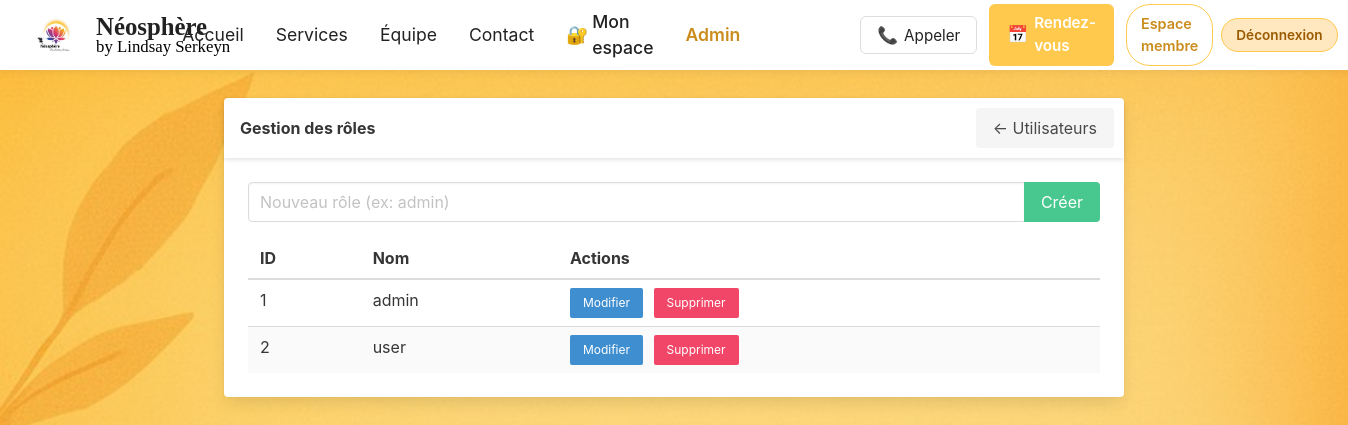
Page /admin/roles.php (signed in) on the committed database.
### tables this page shows
CREATE TABLE `content_blocks` (
  `id` int(10) UNSIGNED NOT NULL,
  `slug` varchar(120) NOT NULL,
  `title` varchar(150) DEFAULT NULL,
  `content` mediumtext DEFAULT NULL,
  `updated_by` bigint(20) UNSIGNED DEFAULT NULL,
  `created_at` timestamp NOT NULL DEFAULT current_timestamp(),
  `updated_at` timestamp NOT NULL DEFAULT current_timestamp() ON UPDATE current_timestamp()
);

CREATE TABLE `roles` (
  `id` smallint(5) UNSIGNED NOT NULL,
  `name` varchar(50) NOT NULL,
  `created_at` timestamp NOT NULL DEFAULT current_timestamp()
);

### inc/content.php (called while the page is built, shortened)
<?php
require_once __DIR__.'/db.php';
if(!function_exists('content_get')){
    function content_get(string $slug, string $fallback=''): string {
        global $pdo; if(!$pdo) return $fallback;
        try {
            $st = $pdo->prepare('SELECT content FROM content_blocks WHERE slug=? LIMIT 1');
            $st->execute([$slug]);
            $row = $st->fetch();
            if($row && $row['content']!==null && $row['content']!=='') return $row['content'];
        } catch(Throwable $e){  }
        return $fallback;
    }
}

### admin/roles.php (the view, shortened to what this page needs)
<?php
require_once __DIR__ . '/inc/db.php';
try {
    $roles = $pdo->query('SELECT * FROM roles ORDER BY id ASC')->fetchAll(PDO::FETCH_ASSOC);
} catch (Exception $e) { $roles = []; $error = 'Erreur lecture roles: ' . $e->getMessage(); }
?>
<!DOCTYPE html>
<html>
<head>
  <link rel="stylesheet" href="https://cdn.jsdelivr.net/npm/bulma@0.9.4/css/bulma.min.css">
</head>
<body>
<?php include_once __DIR__ . '/../menu.php'; ?>
  <div class="container">
    <div class="card" style="max-width:900px;margin:0 auto;">
      <header class="card-header"><p class="card-header-title">Gestion des rôles</p><a class="button is-light" href="users.php" style="margin:10px;">← Utilisateurs</a></header>
      <div class="card-content">
        <form method="post" style="margin-bottom:1rem;">
          <div class="field has-addons">
            <div class="control is-expanded"><input class="input" name="name" placeholder="Nouveau rôle (ex: admin)"></div>
            <div class="control"><button class="button is-success" type="submit">Créer</button></div>
          </div>
        </form>
        <table class="table is-fullwidth is-striped">
          <thead><tr><th>ID</th><th>Nom</th><th>Actions</th></tr></thead>
          <tbody>
            <?php foreach ($roles as $r): ?>
              <tr>
                <td><?php echo htmlspecialchars($r['id']); ?></td>
                <td><?php echo htmlspecialchars($r['name']); ?></td>
                <td>
                  <a class="button is-small is-info" href="?edit=<?php echo urlencode($r['id']); ?>">Modifier</a>
                  <form method="post" style="display:inline-block;margin-left:6px;" onsubmit="return confirm('Supprimer ce rôle ?');">
                    <button class="button is-small is-danger" type="submit">Supprimer</button>
                  </form>
                </td>
              </tr>
            <?php endforeach; ?>
          </tbody>
        </table>
      </div>
    </div>
  </div>
</body>
</html>

### inc/menu.php (shortened to what this page needs)
<?php
require_once __DIR__.'/content.php';
require_once __DIR__.'/db.php';
$currentUser = null;
if (!empty($_SESSION['user_id']) && isset($pdo) && $pdo instanceof PDO) {
	try {
		$stmtU = $pdo->prepare('SELECT id, username, pseudo, email, role_id FROM users WHERE id = ? LIMIT 1');
		$stmtU->execute([$_SESSION['user_id']]);
		$currentUser = $stmtU->fetch();
	} catch (Throwable $e) { }
}
$labelEspace = $currentUser ? 'Mon espace' : 'Espace membre';
$isAdmin = $currentUser && isset($currentUser['role_id']) && (int)$currentUser['role_id'] === 1;
?>
<header style="background:#fff; box-shadow:0 2px 8px #0001; display:flex; align-items:center; justify-content:space-between; padding:0 32px; height:70px; position:sticky; top:0; left:0; right:0; z-index:1000; width:100%; box-sizing:border-box;">
	<a href="#accueil" aria-label="Aller à l'accueil Néosphère" style="display:flex; align-items:center; text-decoration:none; cursor:pointer;">
		<img src="/logo.jpg" alt="Néosphère" style="width:48px; height:48px; object-fit:contain; margin-right:16px; display:block;" loading="lazy">
		<div style="line-height:1.05;">
			<span style="font-size:1.55em; font-weight:600; color:#222; display:block; line-height:1.02; font-family:'Dancing Script', cursive;" data-editable="site_brand_name"><?php echo content_get('site_brand_name','Néosphère'); ?></span>
			<span style="display:block; font-family:'Dancing Script', cursive; font-size:1.05em; margin-top:0; color:#000; line-height:1; white-space:nowrap;" data-editable="header_byline"><?php echo content_get('header_byline','by Lindsay Serkeyn'); ?></span>
		</div>
	</a>
	<nav style="display:flex; gap:32px; font-size:1.1em; align-items:center;">
		<a href="#accueil" style="color:#222; text-decoration:none;" data-editable="nav_home"><?php echo content_get('nav_home','Accueil'); ?></a>
		<a href="#services" style="color:#222; text-decoration:none;" data-editable="nav_services"><?php echo content_get('nav_services','Services'); ?></a>
		<a href="#equipe" style="color:#222; text-decoration:none;" data-editable="nav_team"><?php echo content_get('nav_team','Équipe'); ?></a>
		<a href="#contact" style="color:#222; text-decoration:none;" data-editable="nav_contact"><?php echo content_get('nav_contact','Contact'); ?></a>
		<a href="/membre/espace.php" style="color:#222; text-decoration:none; display:flex; align-items:center; gap:4px; font-weight:500;">
			<span>🔐</span>
			<span><?php echo htmlspecialchars($labelEspace); ?></span>
		</a>
		<?php if($isAdmin): ?>
		<a href="/admin/" style="color:#CB8C1E; text-decoration:none; font-weight:600;">Admin</a>
		<?php endif; ?>
	</nav>
	<div style="display:flex; gap:12px; align-items:center;">
		<button style="background:#fff; color:#222; border:1px solid #ddd; font-size:0.95em; display:flex; align-items:center; gap:6px; cursor:pointer; padding:8px 16px; border-radius:6px;" data-editable="header_call_btn"><span style="font-size:1.1em;">📞</span> <?php echo content_get('header_call_btn','Appeler'); ?></button>
		<a href="/agenda/prendre_rdv.php" style="background:#FFC94D; color:#fff; border:none; font-size:0.95em; display:flex; align-items:center; gap:6px; cursor:pointer; padding:8px 18px; border-radius:6px; font-weight:600; text-decoration:none;" data-editable="header_rdv_btn"><span style="font-size:1.1em;">📅</span> <?php echo content_get('header_rdv_btn','Rendez-vous'); ?></a>
		<?php if($currentUser): ?>
			<div style="display:flex; gap:8px; align-items:center;">
				<a href="/membre/espace.php" style="background:#fff; border:1px solid #FFC94D; color:#CB8C1E; font-size:0.9em; padding:8px 14px; border-radius:24px; text-decoration:none; font-weight:600;">Espace membre</a>
				<form method="post" action="/membre/logout.php" style="margin:0;">
					<button type="submit" style="background:#FFE7BF; border:1px solid #FFC94D; color:#9A5A00; font-size:0.85em; padding:8px 14px; border-radius:24px; cursor:pointer; font-weight:600;">Déconnexion</button>
				</form>
			</div>
		<?php else: ?>
			<a href="/membre/login.php" style="background:#fff; border:1px solid #FFC94D; color:#CB8C1E; font-size:0.9em; padding:8px 14px; border-radius:24px; text-decoration:none; font-weight:600;">Se connecter</a>
		<?php endif; ?>
	</div>
</header>

### admin/roles.php (style rules this page uses)
body { background-image:url('../fond.jpg'); background-size:cover; min-height:100vh; margin:0; }
.container { padding:28px; }

### rows in the picture
content_blocks: content "Néosphère"
content_blocks: content "by Lindsay Serkeyn"
content_blocks: content "Accueil"
content_blocks: content "Services"
content_blocks: content "Équipe"
content_blocks: content "Contact"
content_blocks: content "Appeler"
content_blocks: content "Rendez-vous"
roles: id "1", name "admin"
roles: id "2", name "user"

### other values in the picture
$labelEspace "Mon espace"
